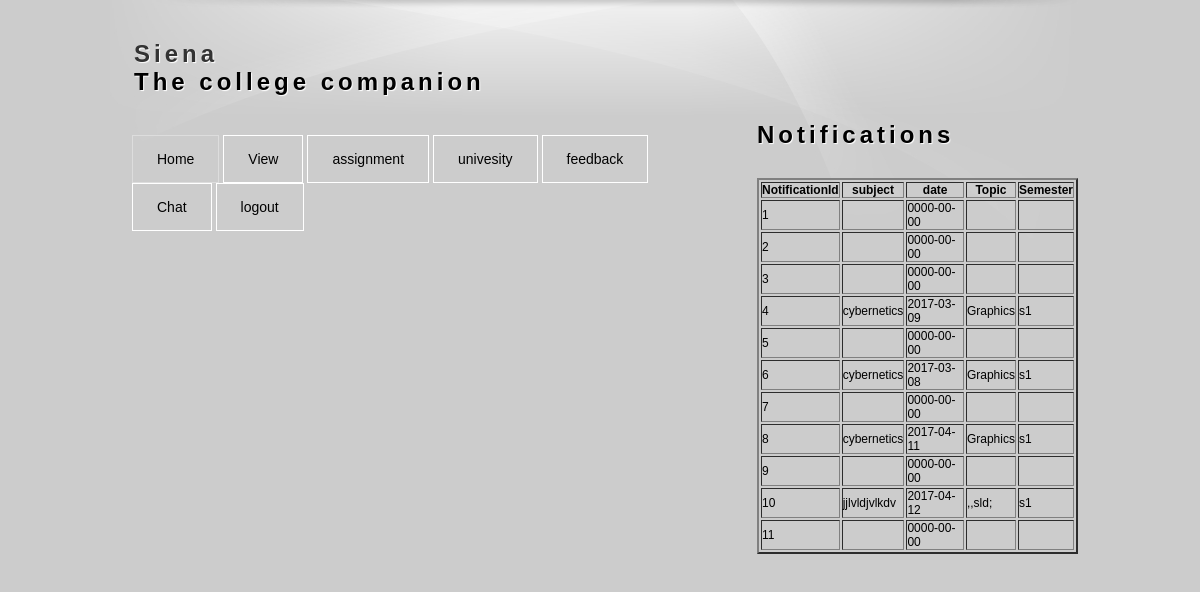
The page /user/notificationview.php on the database its author committed.
### tables this page shows
CREATE TABLE `topic` (
  `id` int(11) NOT NULL auto_increment,
  `topic` varchar(30) NOT NULL,
  `date` date NOT NULL,
  `sub` varchar(20) NOT NULL,
  `sem` varchar(20) NOT NULL,
  PRIMARY KEY  (`id`)
);

### shares/db/mydatabase.inc (called while the page is built, shortened)
<?php
	function getDatas($sql){
		$dt = mysql_query($sql);
		$table = array();
		$rno = mysql_num_rows($dt);
		$cno = mysql_num_fields($dt);
		for($i=0;$i<$rno;$i++){
			$row = mysql_fetch_array($dt);
			for($j=0;$j<$cno;$j++){
				$table[$i][$j] = $row[$j];
			}
		}
		return $table;
	}
?>

### user/notificationview.php (the view)
<?php include_once("../shares/db/mydatabase.inc");
 include_once("menu.php");
?>
<form action="" method="post">
<?php
$sql="select * from topic";
$tbl=getDatas($sql);
?>
<h1>Notifications</h1><br>
<table>
<table class="datagrid" border="2">
<tr>
<th>NotificationId</th><th>subject</th><th>date</th><th>Topic</th><th>Semester</th>
</tr>
<tr>
<?php
for($i=0;$i<count($tbl);$i++)
{
			for($j=0;$j<count($tbl[$i]);$j++){
				echo "<td>".$tbl[$i][$j]."</td>";
}
echo"</tr>";
}
?>
</table>
</div>

### tempfinal/css/main.css (style rules this page uses)
* { margin: 0; padding: 0; }
h1 { font-size: 24px; font-weight: normal; margin-bottom: 15px; }
#logo h1 { font: bold 24px Arial; text-shadow: 1px 1px 1px #fff; letter-spacing: 4px; }

### rows shown on the page
topic: id "1", date "0000-00-00"
topic: id "2", date "0000-00-00"
topic: id "3", date "0000-00-00"
topic: id "4", topic "cybernetics", date "2017-03-09", sub "Graphics", sem "s1"
topic: id "5", date "0000-00-00"
topic: id "6", topic "cybernetics", date "2017-03-08", sub "Graphics", sem "s1"
topic: id "7", date "0000-00-00"
topic: id "8", topic "cybernetics", date "2017-04-11", sub "Graphics", sem "s1"
topic: id "9", date "0000-00-00"
topic: id "10", topic "jjlvldjvlkdv", date "2017-04-12", sub ",,sld;", sem "s1"
topic: id "11", date "0000-00-00"
